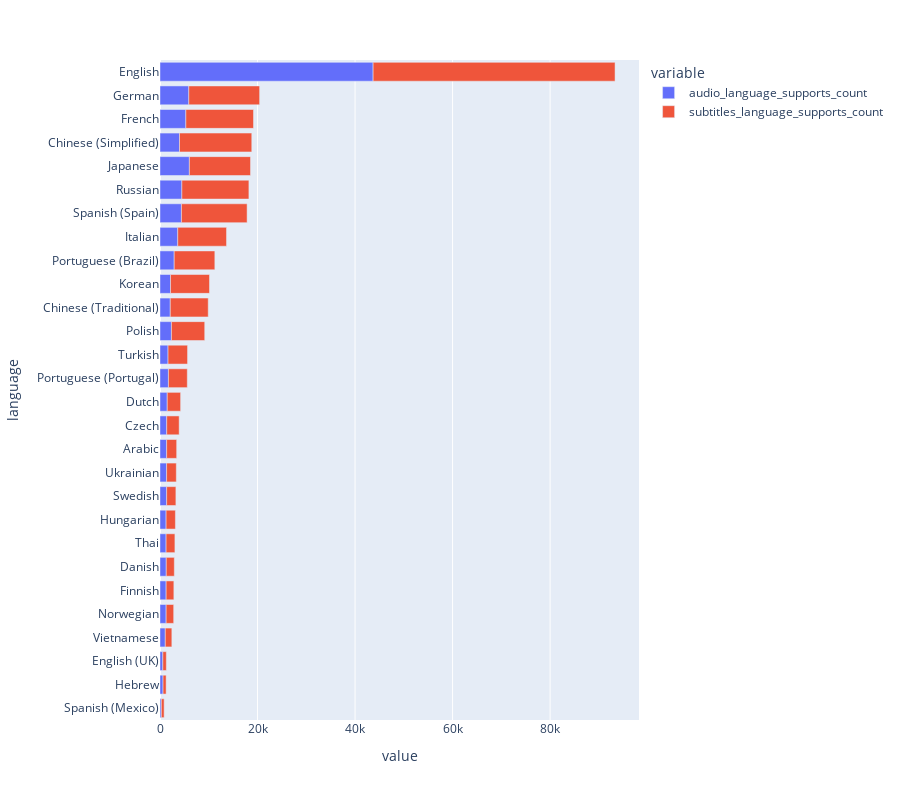

The notebook cell this image was saved under:
### Code cell
languages_fig(dataframe)

### Figure 1 — Plotly figure (JSON) as saved in the notebook; plotly's stock layout.template omitted (floating-point values rounded to 4 significant figures)
{"data": [{"alignmentgroup": "True", "hovertemplate": "variable=audio_language_supports_count<br>value=%{x}<br>language=%{y}<extra></extra>", "legendgroup": "audio_language_supports_count", "marker": {"color": "#636efa", "pattern": {"shape": ""}}, "name": "audio_language_supports_count", "offsetgroup": "audio_language_supports_count", "orientation": "h", "showlegend": true, "textposition": "auto", "type": "bar", "x": [270, 624, 581, 1085, 1258, 1257, 1281, 1248, 1250, 1366, 1356, 1363, 1379, 1484, 1729, 1649, 2343, 2108, 2159, 2912, 3642, 4395, 4484, 6024, 4001, 5302, 5909, 43704], "xaxis": "x", "y": ["Spanish (Mexico)", "Hebrew", "English (UK)", "Vietnamese", "Norwegian", "Finnish", "Danish", "Thai", "Hungarian", "Swedish", "Ukrainian", "Arabic", "Czech", "Dutch", "Portuguese (Portugal)", "Turkish", "Polish", "Chinese (Traditional)", "Korean", "Portuguese (Brazil)", "Italian", "Spanish (Spain)", "Russian", "Japanese", "Chinese (Simplified)", "French", "German", "English"], "yaxis": "y"}, {"alignmentgroup": "True", "hovertemplate": "variable=subtitles_language_supports_count<br>value=%{x}<br>language=%{y}<extra></extra>", "legendgroup": "subtitles_language_supports_count", "marker": {"color": "#EF553B", "pattern": {"shape": ""}}, "name": "subtitles_language_supports_count", "offsetgroup": "subtitles_language_supports_count", "orientation": "h", "showlegend": true, "textposition": "auto", "type": "bar", "x": [579, 633, 718, 1345, 1548, 1586, 1656, 1810, 1908, 1892, 1988, 2056, 2550, 2745, 3868, 4000, 6830, 7782, 7993, 8335, 10001, 13467, 13747, 12539, 14819, 13870, 14523, 49613], "xaxis": "x", "y": ["Spanish (Mexico)", "Hebrew", "English (UK)", "Vietnamese", "Norwegian", "Finnish", "Danish", "Thai", "Hungarian", "Swedish", "Ukrainian", "Arabic", "Czech", "Dutch", "Portuguese (Portugal)", "Turkish", "Polish", "Chinese (Traditional)", "Korean", "Portuguese (Brazil)", "Italian", "Spanish (Spain)", "Russian", "Japanese", "Chinese (Simplified)", "French", "German", "English"], "yaxis": "y"}], "layout": {"barmode": "relative", "height": 800, "legend": {"title": {"text": "variable"}, "tracegroupgap": 0}, "margin": {"t": 60}, "width": 900, "xaxis": {"anchor": "y", "domain": [0, 1], "title": {"text": "value"}}, "yaxis": {"anchor": "x", "domain": [0, 1], "title": {"text": "language"}}}}
